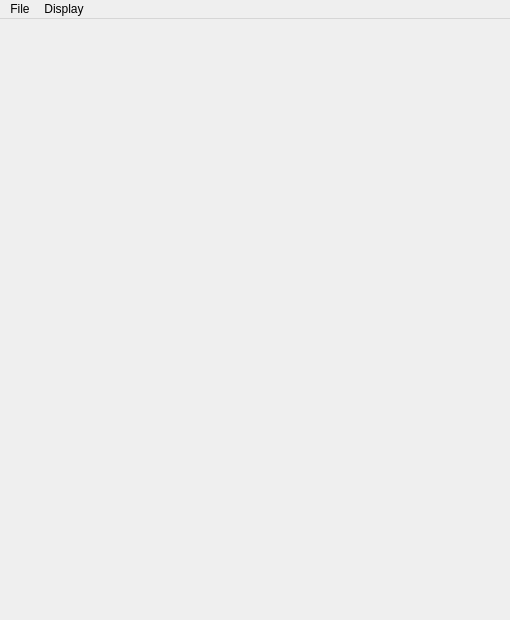
<?xml version="1.0" encoding="UTF-8"?>
<ui version="4.0">
 <class>MainWindow</class>
 <widget class="QMainWindow" name="MainWindow">
  <property name="enabled">
   <bool>true</bool>
  </property>
  <property name="geometry">
   <rect>
    <x>0</x>
    <y>0</y>
    <width>510</width>
    <height>620</height>
   </rect>
  </property>
  <property name="minimumSize">
   <size>
    <width>80</width>
    <height>80</height>
   </size>
  </property>
  <property name="maximumSize">
   <size>
    <width>510</width>
    <height>620</height>
   </size>
  </property>
  <property name="windowTitle">
   <string>qPic</string>
  </property>
  <property name="windowIcon">
   <iconset resource="main.qrc">
    <normaloff>:/main/icon.ico</normaloff>:/main/icon.ico</iconset>
  </property>
  <property name="tabShape">
   <enum>QTabWidget::Rounded</enum>
  </property>
  <widget class="QWidget" name="centralwidget">
   <widget class="QLabel" name="label">
    <property name="geometry">
     <rect>
      <x>0</x>
      <y>0</y>
      <width>510</width>
      <height>600</height>
     </rect>
    </property>
    <property name="cursor">
     <cursorShape>ArrowCursor</cursorShape>
    </property>
    <property name="frameShape">
     <enum>QFrame::NoFrame</enum>
    </property>
    <property name="frameShadow">
     <enum>QFrame::Plain</enum>
    </property>
    <property name="lineWidth">
     <number>0</number>
    </property>
    <property name="text">
     <string/>
    </property>
    <property name="pixmap">
     <pixmap resource="main.qrc">:/main/qpic.png</pixmap>
    </property>
    <property name="alignment">
     <set>Qt::AlignLeading|Qt::AlignLeft|Qt::AlignTop</set>
    </property>
   </widget>
  </widget>
  <widget class="QMenuBar" name="menuBar">
   <property name="enabled">
    <bool>true</bool>
   </property>
   <property name="geometry">
    <rect>
     <x>0</x>
     <y>0</y>
     <width>510</width>
     <height>23</height>
    </rect>
   </property>
   <property name="contextMenuPolicy">
    <enum>Qt::NoContextMenu</enum>
   </property>
   <property name="nativeMenuBar">
    <bool>true</bool>
   </property>
   <widget class="QMenu" name="menuFile">
    <property name="title">
     <string>File</string>
    </property>
    <widget class="QMenu" name="menuSort_By">
     <property name="title">
      <string>Sort By</string>
     </property>
     <addaction name="actionName"/>
     <addaction name="actionDate"/>
    </widget>
    <addaction name="actionOpen"/>
    <addaction name="menuSort_By"/>
    <addaction name="actionNext_Image"/>
    <addaction name="actionPrevious_Image"/>
   </widget>
   <widget class="QMenu" name="menuDisplay">
    <property name="title">
     <string>Display</string>
    </property>
    <addaction name="actionShow_Menu_Bar"/>
    <addaction name="actionZoom_In"/>
    <addaction name="actionZoom_Out"/>
   </widget>
   <addaction name="menuFile"/>
   <addaction name="menuDisplay"/>
  </widget>
  <action name="actionOpen">
   <property name="icon">
    <iconset>
     <normaloff>.</normaloff>.</iconset>
   </property>
   <property name="text">
    <string>Open</string>
   </property>
   <property name="shortcut">
    <string>Ctrl+O</string>
   </property>
  </action>
  <action name="actionShow_Menu_Bar">
   <property name="checkable">
    <bool>true</bool>
   </property>
   <property name="checked">
    <bool>true</bool>
   </property>
   <property name="text">
    <string>Show Menu Bar</string>
   </property>
   <property name="shortcut">
    <string>Alt+S</string>
   </property>
   <property name="visible">
    <bool>true</bool>
   </property>
  </action>
  <action name="actionZoom_In">
   <property name="enabled">
    <bool>false</bool>
   </property>
   <property name="text">
    <string>Zoom In</string>
   </property>
   <property name="shortcut">
    <string>+</string>
   </property>
  </action>
  <action name="actionZoom_Out">
   <property name="enabled">
    <bool>false</bool>
   </property>
   <property name="text">
    <string>Zoom Out</string>
   </property>
   <property name="shortcut">
    <string>_</string>
   </property>
  </action>
  <action name="actionNext_Image">
   <property name="enabled">
    <bool>false</bool>
   </property>
   <property name="text">
    <string>Next Image</string>
   </property>
   <property name="shortcut">
    <string>Right</string>
   </property>
  </action>
  <action name="actionPrevious_Image">
   <property name="enabled">
    <bool>false</bool>
   </property>
   <property name="text">
    <string>Previous Image</string>
   </property>
   <property name="shortcut">
    <string>Left</string>
   </property>
  </action>
  <action name="actionName">
   <property name="checkable">
    <bool>true</bool>
   </property>
   <property name="checked">
    <bool>true</bool>
   </property>
   <property name="enabled">
    <bool>false</bool>
   </property>
   <property name="text">
    <string>Name</string>
   </property>
  </action>
  <action name="actionDate">
   <property name="checkable">
    <bool>true</bool>
   </property>
   <property name="checked">
    <bool>false</bool>
   </property>
   <property name="text">
    <string>Date</string>
   </property>
  </action>
 </widget>
 <resources>
  <include location="main.qrc"/>
 </resources>
 <connections/>
</ui>
